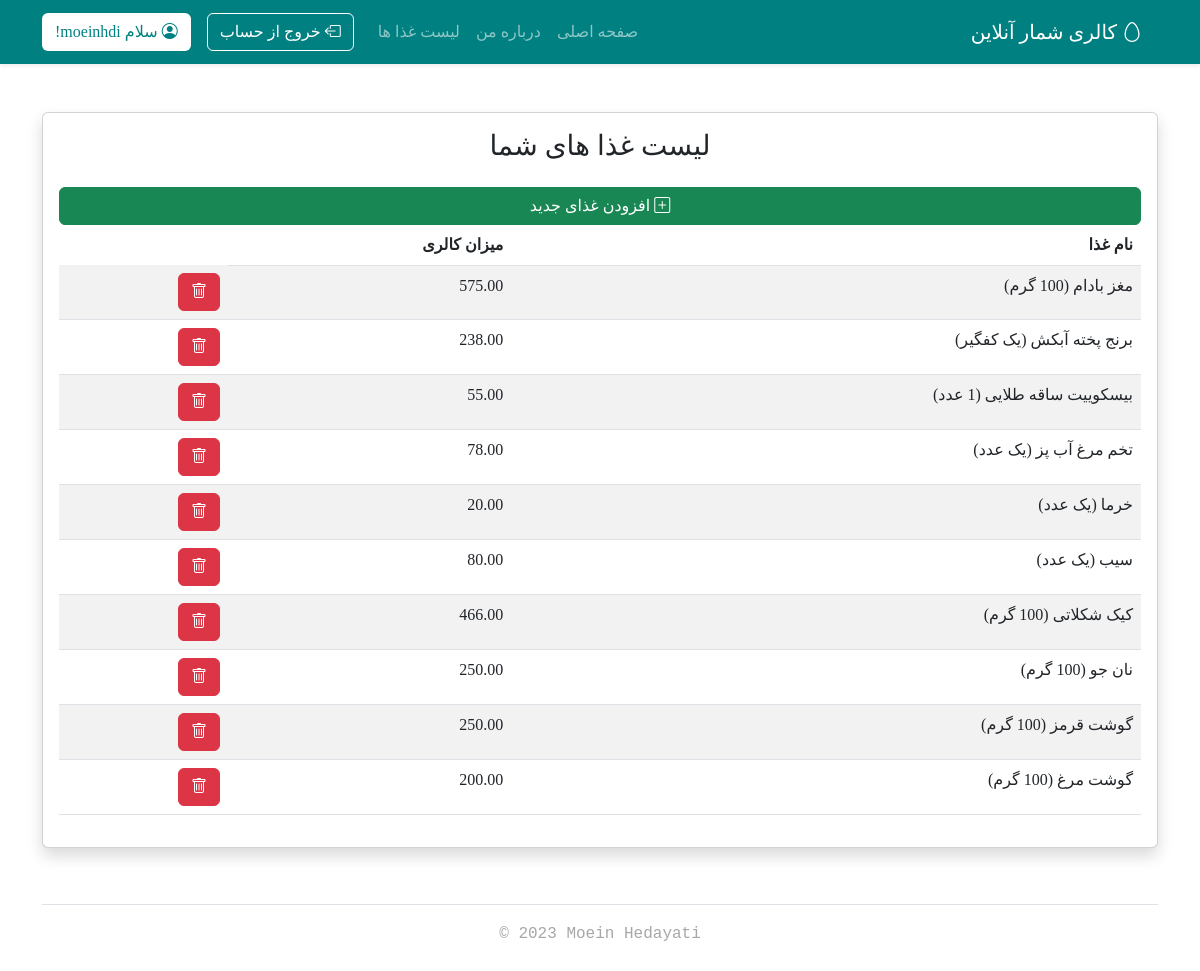
The app's page /manage/fooditem_list/ (signed in) with its own data.
### accounts/models.py (models this page shows)
class CustomUser(AbstractUser):
    calorie_goal = models.DecimalField(max_digits=6, decimal_places=2, blank=True, default=2000.00)

### tracker/models.py (models this page shows, shortened)
class fooditem(models.Model):
    name = models.CharField(max_length=200)
    calorie = models.DecimalField(
        max_digits=5, decimal_places=2, default=0, blank=True)
    person = models.ForeignKey(CustomUser, on_delete=models.CASCADE)

### tracker/views.py (the view, shortened to what this page needs)
# urls.py: path('fooditem_list/', FoodItemListView, name='fooditem_list'),
@login_required(login_url='login')
def FoodItemListView(request):
    FoodList = fooditem.objects.filter(person=request.user)
    context = {
        'FoodList': FoodList,
    }
    return render(request, 'fooditem_list.html', context)

### templates/fooditem_list.html (shortened to what this page needs)
{% extends 'base.html' %}
{% block content %}
    <div class="container mt-5 w-100">
        <div class="card shadow">
            <div class="card-body">
                <h3 class="text-center">لیست غذا های شما</h3>
                <a href="{% url 'fooditem_new' %}" class="w-100 mt-3 btn btn-success"><i class="bi bi-plus-square"></i> افزودن غذای جدید</a>
                <table class="table table-striped table-hover">
                    <thead>
                        <tr>
                            <th scope="col">نام غذا</th>
                            <th scope="col">میزان کالری</th>
                        </tr>
                    </thead>
                    <tbody>
                        {% for fooditem in FoodList %}
                            <tr>
                                <td>{{ fooditem.name }}</td>
                                <td>{{ fooditem.calorie }}</td>
                                <td>
                                    <form method="post">
                                        <a href="{% url 'fooditem_delete' fooditem.pk %}" class="btn btn-danger"><i class="bi bi-trash"></i></a>
                                    </form>
                                </td>
                            </tr>
                        {% endfor %}
                    </tbody>
                </table>
            </div>
        </div>
    </div>
{% endblock content %}

### templates/base.html (shortened to what this page needs)
{% load static %}
<!DOCTYPE html>
<html lang="en">
  <head>
    <link href="https://cdn.jsdelivr.net/npm/bootstrap@5.3.0-alpha1/dist/css/bootstrap.min.css"
          rel="stylesheet"
/>
    <link rel="stylesheet"
          href="https://cdn.jsdelivr.net/npm/bootstrap-icons@1.10.3/font/bootstrap-icons.css"/>
    <link rel="stylesheet" href="{% static 'style.css' %}"/>
  </head>
  <body dir="rtl">
    <div class="shadow-sm">
      <nav class="navbar navbar-expand-lg navbar-dark" data-bs-theme="dark">
        <div class="container-xl py-1">
          <a class="navbar-brand" href="{% url 'home' %}">
            <i class="bi-egg"></i>
          کالری شمار آنلاین</a>
          <div class="collapse navbar-collapse" id="navbarsExample07XL">
            <ul class="navbar-nav me-auto mb-2 mb-lg-0">
              <li class="nav-item">
                <a class="nav-link" href="{% url 'home' %}">صفحه اصلی</a>
              </li>
              <li class="nav-item">
                <a class="nav-link" href="{% url 'about' %}">درباره من</a>
              </li>
              {% if user.is_authenticated %}
              <li class="nav-item">
                <a class="nav-link" href="{% url 'fooditem_list' %}">لیست غذا ها</a>
              </li>
              {% endif %}
            </ul>
            {% if user.is_authenticated %}
              <a href="{% url 'logout' %}" class="btn loginbtn mx-3"><i class="bi-box-arrow-left"></i> خروج از حساب</a>
              <a href="{% url 'profile' %}" class="btn registerbtn"><i class="bi-person-circle"></i> سلام {{ user.username }}!</a>
            {% else %}
              <a href="{% url 'login' %}" class="btn loginbtn mx-3"><i class="bi-box-arrow-in-right"></i> ورود</a>
              <a href="{% url 'signup' %}" class="btn registerbtn"><i class="bi-person-plus"></i> ثبت نام</a>
            {% endif %}
          </div>
        </div>
      </nav>
    </div>
    {% block content %}
    {% endblock content %}
    <div class="container">
      <footer class="py-3 my-4">
        <ul class="nav justify-content-center border-bottom pb-3 mb-3">
        </ul>
        <p class="text-center" dir="ltr" style="opacity: 40%;"><tt>© 2023 Moein Hedayati</tt></p>
      </footer>
    </div>
  </body>
</html>

### static/style.css (style rules this page uses)
:root { --color-primary: teal; --color-secondary: rgb(0, 104, 104); --color-hover: rgb(234, 234, 234); }
:root { --font-default: "Shabnam"; --font-bold: "ShabnamBold"; }
body { font-family: var(--font-default); }
nav { background-color: var(--color-primary); }
.loginbtn { border-color: white; color: white; margin-left: 10px; }
.registerbtn { background: white; color: var(--color-primary); }

### records on screen
CustomUser: username "moeinhdi"
fooditem: name "مغز بادام (100 گرم)", calorie "575.00"
fooditem: name "برنج پخته آبکش (یک کفگیر)", calorie "238.00"
fooditem: name "بیسکوییت ساقه طلایی (1 عدد)", calorie "55.00"
fooditem: name "تخم مرغ آب پز (یک عدد)", calorie "78.00"
fooditem: name "خرما (یک عدد)", calorie "20.00"
fooditem: name "سیب (یک عدد)", calorie "80.00"
fooditem: name "کیک شکلاتی (100 گرم)", calorie "466.00"
fooditem: name "نان جو (100 گرم)", calorie "250.00"
fooditem: name "گوشت قرمز (100 گرم)", calorie "250.00"
fooditem: name "گوشت مرغ (100 گرم)", calorie "200.00"
